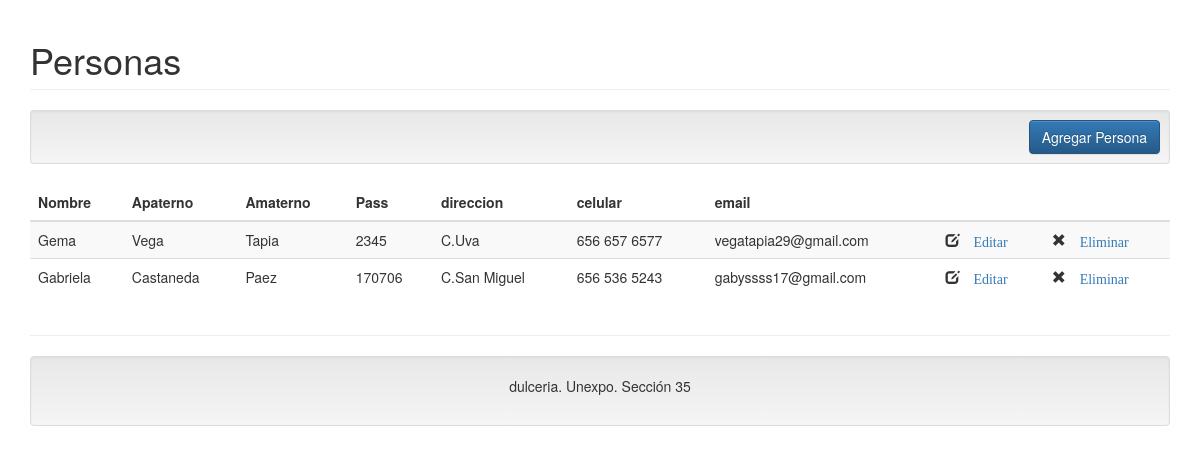
The page / on the database its author committed.
### tables this page shows
CREATE TABLE `usuario` (
  `idusuario` int(5) NOT NULL,
  `Nombre` varchar(50) NOT NULL,
  `Apaterno` varchar(50) NOT NULL,
  `Amaterno` varchar(50) NOT NULL,
  `Pass` varchar(50) NOT NULL,
  `direccion` varchar(50) NOT NULL,
  `celular` varchar(50) NOT NULL,
  `email` varchar(50) NOT NULL
);

### Controller/usuario.controller.php (called while the page is built, shortened)
<?php
require_once 'Model/persona.php';
class usuarioController{
    public function __CONSTRUCT(){
        $this->model = new usuario();
    }
    public function Index(){
        require_once 'View/header.php';
        require_once 'View/persona.php';
        require_once 'View/footer.php';
    }
}

### Model/conexion.php (called while the page is built)
<?php
class Conexion
{
    public static function StartUp()
    {
        $pdo = new PDO('mysql:host=localhost;dbname=bd_dulceria;charset=utf8', 'root', '');
        $pdo->setAttribute(PDO::ATTR_ERRMODE, PDO::ERRMODE_EXCEPTION);
        return $pdo;
    }
}
?>

### Model/persona.php (called while the page is built, shortened)
<?php
class usuario
{
	private $pdo;
	public function __CONSTRUCT()
	{
		try
		{
			$this->pdo = Conexion::StartUp();
		}
		catch(Exception $e)
		{
			die($e->getMessage());
		}
	}
	public function Listar()
	{
		try
		{
			$stm = $this->pdo->prepare("SELECT * FROM usuario");
			$stm->execute();
			return $stm->fetchAll(PDO::FETCH_OBJ);
		}
		catch(Exception $e)
		{
			die($e->getMessage());
		}
	}
}
?>

### View/persona.php (the view)
<h1 class="page-header">Personas</h1>
<div class="well well-sm text-right">
    <a class="btn btn-primary" href="?c=usuario&a=Crud">Agregar Persona</a>
</div>
<table class="table table-striped">
    <thead>
        <tr>
            <th >Nombre</th>
            <th>Apaterno</th>
            <th >Amaterno</th>
            <th >Pass</th>
            <th >direccion</th>
            <th >celular</th>
            <th >email</th>
            <th ></th>
            <th ></th>
        </tr>
    </thead>
    <tbody>
    <?php foreach($this->model->Listar() as $r): ?>
        <tr>
            <td><?php echo $r->Nombre; ?></td>
            <td><?php echo $r->Apaterno; ?></td>
            <td><?php echo $r->Amaterno; ?></td>
            <td><?php echo $r->Pass; ?></td>
            <td><?php echo $r->direccion; ?></td>
            <td><?php echo $r->celular; ?></td>
            <td><?php echo $r->email; ?></td>
            <td>
                <i class="glyphicon glyphicon-edit"><a href="?c=usuario&a=Crud&idusuario=<?php echo $r->idusuario; ?>"> Editar</a></i>
            </td>
            <td>
                <i class="glyphicon glyphicon-remove"><a href="?c=usuario&a=Eliminar&idusuario=<?php echo $r->idusuario; ?>"> Eliminar</a></i>
            </td>
        </tr>
    <?php endforeach; ?>
    </tbody>
</table>

### index.php (shortened to what this page needs)
<?php
require_once 'Model/conexion.php';
if(!isset($_REQUEST['c']))
{
    $controller = new $controller;
    $controller->Index();
}
?>

### View/header.php (shortened to what this page needs)
<!DOCTYPE html>
<html lang="es">
	<head>
        <link rel="stylesheet" href="assets/css/bootstrap.min.css" />
        <link rel="stylesheet" href="assets/css/bootstrap-theme.min.css" />
        <link rel="stylesheet" href="assets/js/jquery-ui/jquery-ui.min.css" />
        <link rel="stylesheet" href="assets/css/style.css" />
	</head>
    <body>
    <div class="container">

### View/footer.php (shortened to what this page needs)
<div class="row">
                <div class="col-xs-12">
                    <hr />
                    <footer class="text-center well">
                        <p>dulceria. Unexpo. Sección 35</a></p>
                    </footer>
                </div>
            </div>
        </div>
    </body>
</html>

### rows shown on the page
usuario: Nombre "Gema", Apaterno "Vega", Amaterno "Tapia", Pass "2345", direccion "C.Uva", celular "656 657 6577", email "vegatapia29@gmail.com"
usuario: Nombre "Gabriela", Apaterno "Castaneda", Amaterno "Paez", Pass "170706", direccion "C.San Miguel", celular "656 536 5243", email "gabyssss17@gmail.com"
